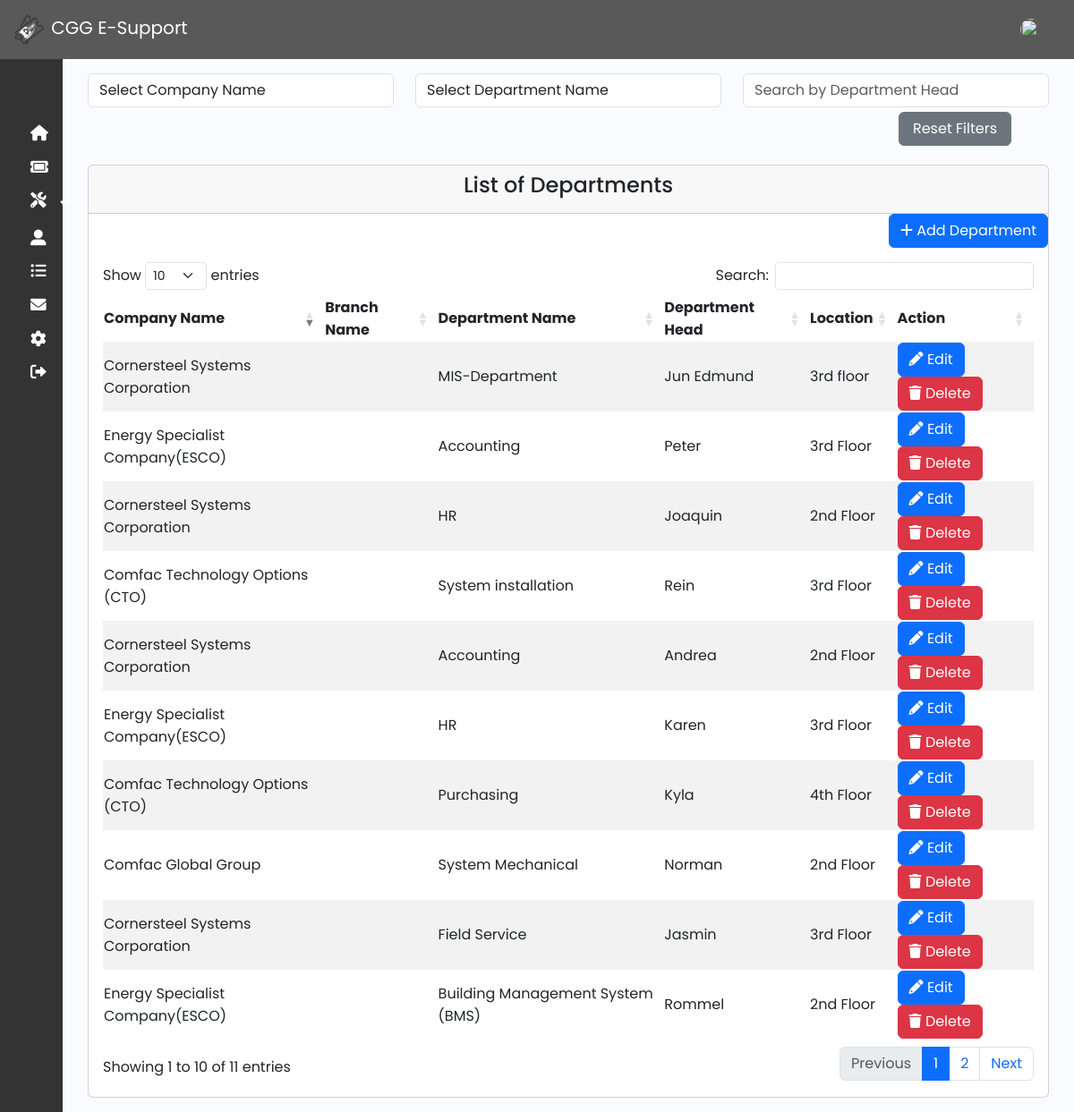
The page /admin/department.php (signed in) on the database as committed earlier.
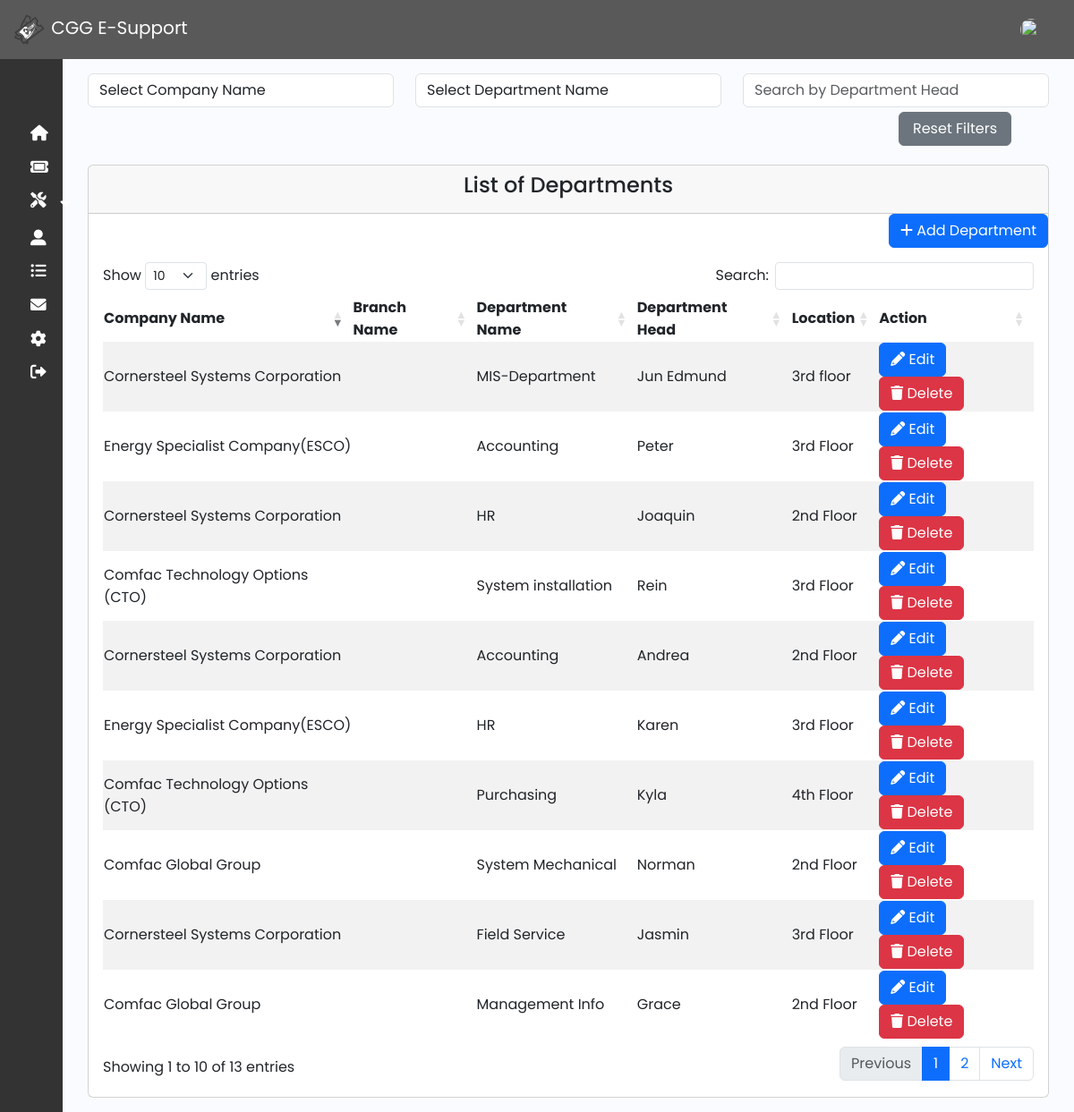
The same page on the database as committed later.
### tables this page shows
CREATE TABLE `department` (
  `id` int(50) NOT NULL,
  `company` varchar(50) NOT NULL,
  `branch` varchar(191) NOT NULL,
  `department_name` varchar(191) NOT NULL,
  `department_head` varchar(191) NOT NULL,
  `location` varchar(191) NOT NULL,
  `created_at` timestamp NOT NULL DEFAULT current_timestamp()
);

### function/myfunction.php (called while the page is built, shortened)
<?php
include('mysql_connect.php');
function getAll($table)
{
    global $con;
    $query = "SELECT * FROM $table";
    return $query_run = mysqli_query($con, $query);
}
?>

### admin/department.php (the view, shortened to what this page needs)
<?php include('../function/myfunction.php');
include 'sidebar_navbar.php';
?>
<!DOCTYPE html>
<html lang="en">
<head>
    <link rel="stylesheet" href="https://cdnjs.cloudflare.com/ajax/libs/twitter-bootstrap/5.3.0/css/bootstrap.min.css">
    <link rel="stylesheet" href="https://cdn.datatables.net/1.13.7/css/dataTables.bootstrap5.min.css">
    <link rel="stylesheet" href="https://cdnjs.cloudflare.com/ajax/libs/font-awesome/6.0.0-beta3/css/all.min.css">
    <link href="https://cdn.lineicons.com/4.0/lineicons.css" rel="stylesheet" />
    <link href="https://cdn.jsdelivr.net/npm/bootstrap@5.3.0-alpha3/dist/css/bootstrap.min.css" rel="stylesheet">
    <link rel="stylesheet" href="css/sidebar.css">
</head>
<body>
    <div class="main p-3">
        <div class="container">
            <div class="row mb-3">
                <div class="col-md-4">
                    <select class="form-control" id="companyNameSearch">
                        <option value="">Select Company Name</option>
                    </select>
                </div>
                <div class="col-md-4">
                    <select class="form-control" id="departmentNameSearch">
                        <option value="">Select Department Name</option>
                        <?php
                        $departments = getAll("department");
                        ?>
                    </select>
                </div>
                <div class="col-md-4">
                    <input type="text" class="form-control" id="departmentHeadSearch" placeholder="Search by Department Head">
                </div>
                <div class="col-md-4">
                    <button type="button" id="resetFilters" class="btn btn-secondary" style="position: absolute; top: 125px; right: 70px;padding-right:15px;padding-left:15px;">Reset Filters</button>
                </div>
                <br> <br>
            </div>
            <div class="row">
                <div class="col-md-12">
                    <div class="card">
                        <div class="card-header">
                            <h4 class="text-center">List of Departments</h4>
                        </div>
                        <div class="text-end">
                            <button class="btn btn-primary" data-bs-toggle="modal" data-bs-target="#addDepartmentModal"><i class="fas fa-plus"></i>&nbsp;Add Department</button>
                        </div>
                        <div class="card-body">
                            <table id="example" class="table-responsive table-striped" style="width:100%">
                                <thead>
                                    <tr>
                                        <th>Company Name</th>
                                        <th>Branch Name</th>
                                        <th>Department Name</th>
                                        <th>Department Head</th>
                                        <th>Location</th>
                                        <th>Action</th>
                                    </tr>
                                </thead>
                                <tbody>
                                    <?php
                                    $department = getAll("department");
                                    if (mysqli_num_rows($department) > 0) {
                                        foreach ($department as $item) {
                                    ?>
                                            <tr>
                                                <td><?= $item['company']; ?></td>
                                                <td><?= $item['branch']; ?></td>
                                                <td><?= $item['department_name']; ?></td>
                                                <td><?= $item['department_head']; ?></td>
                                                <td><?= $item['location']; ?></td>
                                                <td>
                                                    <a href="#" class="btn btn-primary" data-bs-toggle="modal" data-bs-target="#editDepartmentModal<?= $item['id']; ?>"><i class="fas fa-pencil"></i>&nbsp;Edit</a>
                                                    <a href="#" class="btn btn btn-danger" data-bs-toggle="modal" data-bs-target="#deleteDepartmentModal<?= $item['id']; ?>">
                                                        <i class="fas fa-trash"></i>&nbsp;Delete
                                                    </a>
                                                </td>
                                            </tr>
                                    <?php
                                        }
                                    }
                                    ?>
                                </tbody>
                            </table>
                        </div>
                    </div>
                </div>
            </div>
        </div>
    </div>
    </div>
</body>
</html>

Rows that differ between the two databases and show on the page:
removed department: company "Energy Specialist Company(ESCO)", department_name "Building Management System (BMS)", department_head "Rommel", location "2nd Floor"
now on this page (row edited): department: company "Comfac Global Group", department_name "Management Info", department_head "Grace", location "2nd Floor"
Other text that changed with them:
text written by a page script: "Show entries Search: Showing 1 to 10 of 11 entries Previous 1 2 Next" → "Show entries Search: Showing 1 to 10 of 13 entries Previous 1 2 Next"
